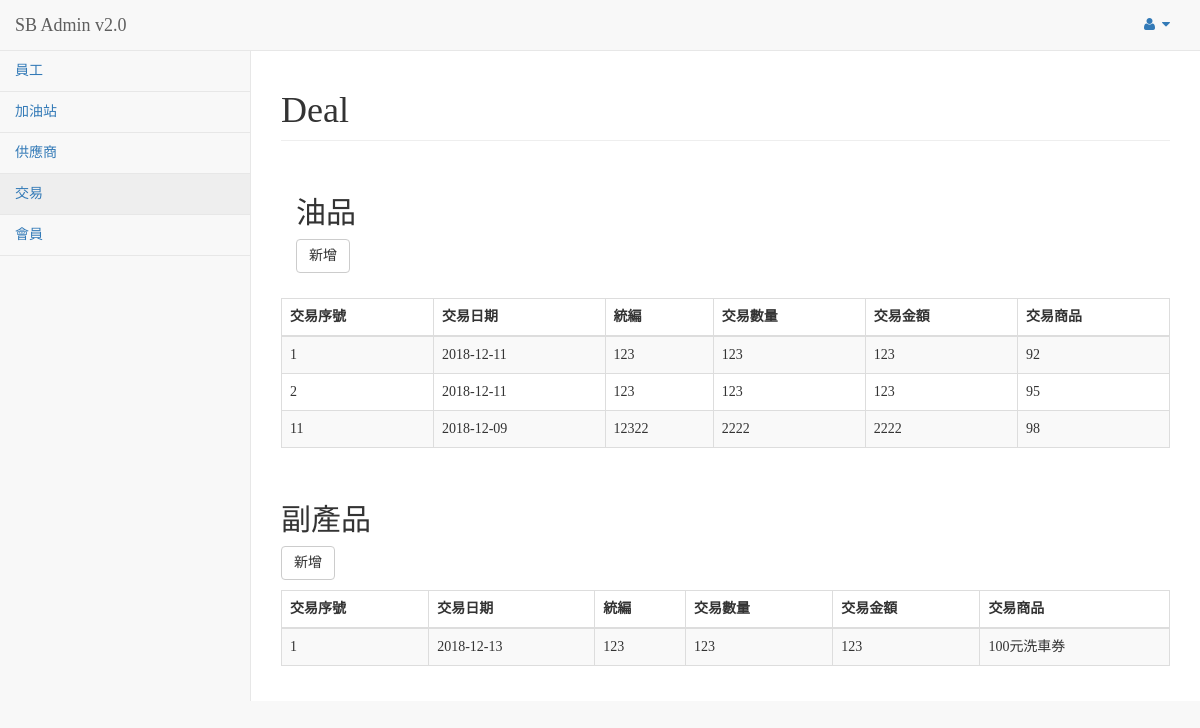
Page /pages/deal.php on the committed database.
### tables this page shows
CREATE TABLE `Buy` (
  `Buy_ID` int(11) NOT NULL,
  `Buy_amount` int(11) NOT NULL,
  `Oil_ID` int(11) NOT NULL,
  `Customer_ID` int(11) NOT NULL,
  `Value` int(11) NOT NULL,
  `Date` date NOT NULL,
  `Tax_id_number` int(11) NOT NULL
);

CREATE TABLE `Oil` (
  `Oil_ID` int(11) NOT NULL,
  `Name` char(10) NOT NULL,
  `Oil_cost` float NOT NULL,
  `Oil_price` float NOT NULL,
  `Oil_amount` float NOT NULL,
  `Station_ID` int(11) NOT NULL,
  `Date` datetime DEFAULT NULL
);

CREATE TABLE `Required` (
  `Transaction_ID` int(11) NOT NULL,
  `Transaction_amount` int(11) NOT NULL,
  `Product_ID` int(11) NOT NULL,
  `Customer_ID` int(11) NOT NULL,
  `Date` date NOT NULL,
  `Value` int(11) NOT NULL,
  `Tax_id_number` int(11) NOT NULL
);

CREATE TABLE `Product` (
  `Product_ID` int(11) NOT NULL,
  `Product_name` char(20) NOT NULL,
  `Price` int(11) NOT NULL,
  `Product_amount` int(11) NOT NULL,
  `Cost` float NOT NULL,
  `Product_Date` datetime NOT NULL DEFAULT CURRENT_TIMESTAMP,
  `Station_ID` int(11) NOT NULL
);

### pages/deal.php (the view, shortened to what this page needs)
<?php
    $db = mysqli_connect("localhost","root","root") or die("無法開啟MySQL伺服器連接!");
    $sqlBuy = "SELECT Buy.Buy_ID, Buy.Buy_amount, Buy.Value, Buy.Date, Buy.Tax_id_number , Oil.Name AS Oil_Name
                 FROM Buy, Oil
                WHERE Oil.Oil_ID = Buy.Oil_ID";
    $resultBuy = mysqli_query($db,$sqlBuy);
    $sqlRequired = "SELECT r.Transaction_ID, r.Transaction_amount, r.Value , r.Date, r.Tax_id_number , p.Product_name
                      FROM Required AS r, Product AS p
                     WHERE r.Product_ID = p.Product_ID";
    $resultRequired = mysqli_query($db,$sqlRequired);
?>
<!DOCTYPE html>
<html lang="en">
<head>
    <link href="../vendor/bootstrap/css/bootstrap.min.css" rel="stylesheet">
    <link href="../vendor/metisMenu/metisMenu.min.css" rel="stylesheet">
    <link href="../vendor/datatables-plugins/dataTables.bootstrap.css" rel="stylesheet">
    <link href="../vendor/datatables-responsive/dataTables.responsive.css" rel="stylesheet">
    <link href="../dist/css/sb-admin-2.css" rel="stylesheet">
    <link href="css/deal.css" rel="stylesheet">
    <link href="../vendor/font-awesome/css/font-awesome.min.css" rel="stylesheet" type="text/css">
</head>
<body>
    <div id="wrapper">
        <nav class="navbar navbar-default navbar-static-top" role="navigation" style="margin-bottom: 0">
            <div class="navbar-header">
                <a class="navbar-brand" href="index.html">SB Admin v2.0</a>
            </div>
            <ul class="nav navbar-top-links navbar-right">
                <li class="dropdown">
                    <a class="dropdown-toggle" data-toggle="dropdown" href="#">
                        <i class="fa fa-user fa-fw"></i> <i class="fa fa-caret-down"></i>
                    </a>
                </li>
            </ul>
            <div class="navbar-default sidebar" role="navigation">
                <div class="sidebar-nav navbar-collapse">
                    <ul class="nav" id="side-menu">
                        <li>
                            <a href="index2.php">員工</a>
                        </li>
                        <li>
                            <a href="station.php">加油站</a>
                        </li>
                        <li>
                            <a href="supplier.php">供應商</a>
                        </li>
                        <li>
                            <a href="deal.php">交易</a>
                        </li>
                        <li>
                            <a href="member.php">會員</a>
                        </li>
                    </ul>
                </div>
            </div>
        </nav>
        <div id="page-wrapper">
            <div class="row">
                <div class="col-lg-12">
                    <h1 class="page-header">Deal</h1>
                </div>
            </div>
            <div class="row">
                <div class="col-lg-12">
                    <div class="panel-body">
                        <h2>油品</h2>
                        <div class="add">
                            <button onclick="showDialog1()" class="btn btn-default">新增</button>
                        </div>
                        </div>
                        <div class="items">
                            <table width="100%" class="table table-striped table-bordered table-hover" id="dataTables-example">
                                <thead>
                                    <tr>
                                        <th>交易序號</th>
                                        <th>交易日期</th>
                                        <th>統編</th>
                                        <th>交易數量</th>
                                        <th>交易金額</th>
                                        <th>交易商品</th>
                                    </tr>
                                </thead>
                                <tbody>
                                <?php
                                     while ($rowBuy = mysqli_fetch_array($resultBuy)) {
                                            $Buy_ID = $rowBuy["Buy_ID"];
                                            $Buy_amount = $rowBuy["Buy_amount"];
                                            $Value = $rowBuy["Value"];
                                            $Oil_Name = $rowBuy["Oil_Name"];
                                            $Date = $rowBuy["Date"];
                                            $Tax_id_number = $rowBuy["Tax_id_number"];
                                            echo "<tr class='odd gradeX'>";
                                            echo "<td>$Buy_ID</td>";
                                            echo "<td>$Date</td>";
                                            echo "<td>$Tax_id_number</td>";
                                            echo "<td>$Buy_amount</td>";
                                            echo "<td>$Value</td>";
                                            echo "<td>$Oil_Name</td>";
                                            echo "</tr>";
                                    }
                                ?>
                                </tbody>
                            </table>
                        </div>
                    </div>
                    <div class="row">
                <div class="col-lg-12">
                    <div class="panel-body">
                        <h2>副產品</h2>
                        <div class="add">
                            <button onclick="showDialog2()" class="btn btn-default">新增</button>
                        </div>
                        <div class="items">
                            <table width="100%" class="table table-striped table-bordered table-hover" id="dataTables-example">
                                <thead>
                                    <tr>
                                        <th>交易序號</th>
                                        <th>交易日期</th>
                                        <th>統編</th>
                                        <th>交易數量</th>
                                        <th>交易金額</th>
                                        <th>交易商品</th>
                                    </tr>
                                </thead>
                                <tbody>
                                <?php
                                     while ($rowRequired = mysqli_fetch_array($resultRequired)) {
                                            $Transaction_ID = $rowRequired["Transaction_ID"];
                                            $Transaction_amount = $rowRequired["Transaction_amount"];
                                            $Value = $rowRequired["Value"];
                                            $Product_name = $rowRequired["Product_name"];
                                            $Date = $rowRequired["Date"];
                                            $Tax_id_number = $rowRequired["Tax_id_number"];
                                            echo "<tr class='odd gradeX'>";
                                            echo "<td>$Transaction_ID</td>";
                                            echo "<td>$Date</td>";
                                            echo "<td>$Tax_id_number</td>";
                                            echo "<td>$Transaction_amount</td>";
                                            echo "<td>$Value</td>";
                                            echo "<td>$Product_name</td>";
                                            echo "</tr>";
                                        }
                                ?>
                                </tbody>
                            </table>
                        </div>
                    </div>
                </div>
            </div>
                </div>
            </div>
        </div>
</body>
</html>

### pages/css/deal.css (style rules this page uses)
body { font-family:Microsoft JhengHei; }
.items { margin-top: 10px; }

### rows in the picture
buy: Buy_ID "1", Date "2018-12-11", Tax_id_number "123", Buy_amount "123", Value "123", Oil_ID.Name "92"
buy: Buy_ID "2", Date "2018-12-11", Tax_id_number "123", Buy_amount "123", Value "123", Oil_ID.Name "95"
buy: Buy_ID "11", Date "2018-12-09", Tax_id_number "12322", Buy_amount "2222", Value "2222", Oil_ID.Name "98"
required: Transaction_ID "1", Date "2018-12-13", Tax_id_number "123", Transaction_amount "123", Value "123", Product_ID.Product_name "100元洗車券"
